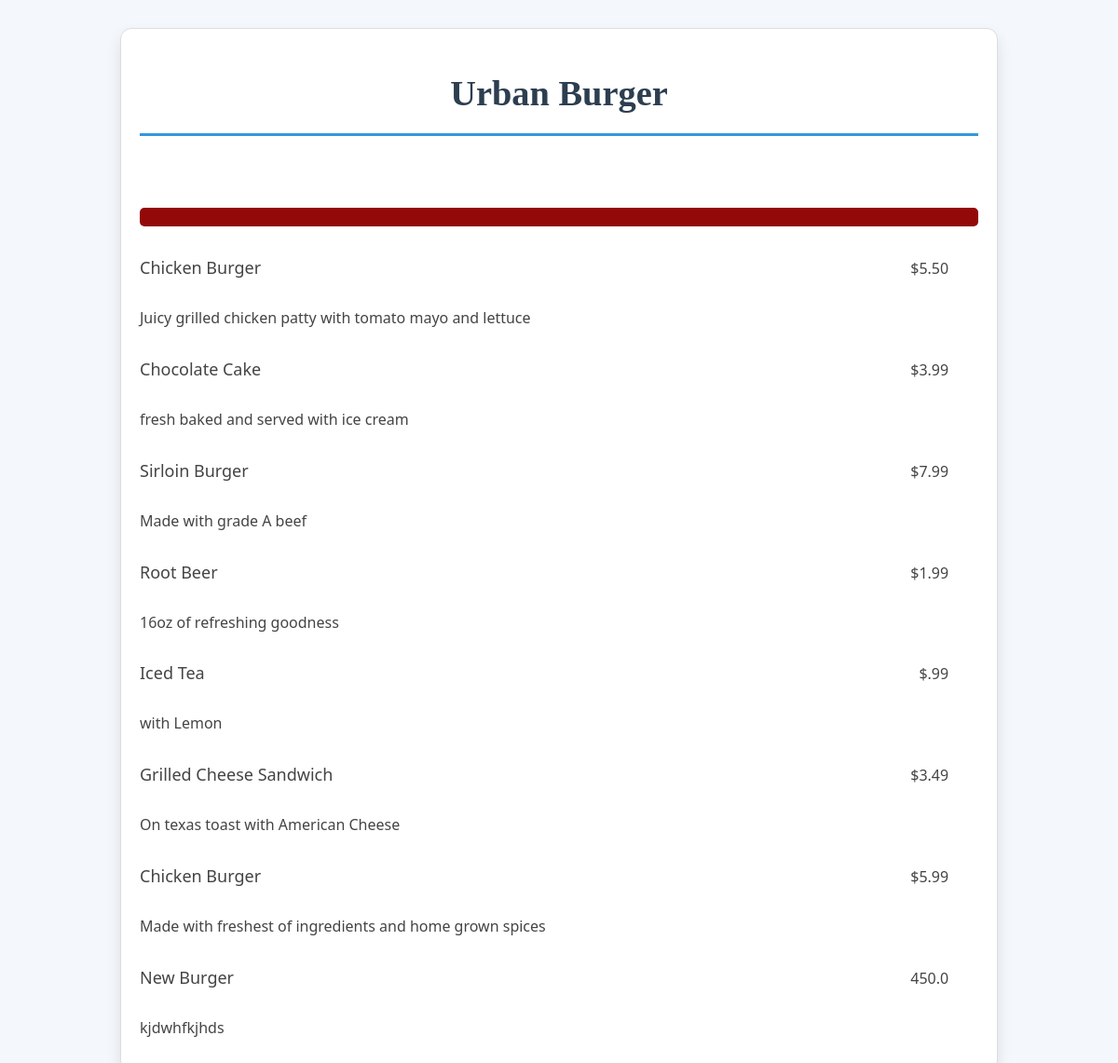
The page /restaurants/1/usermenu/ on the database as committed earlier.
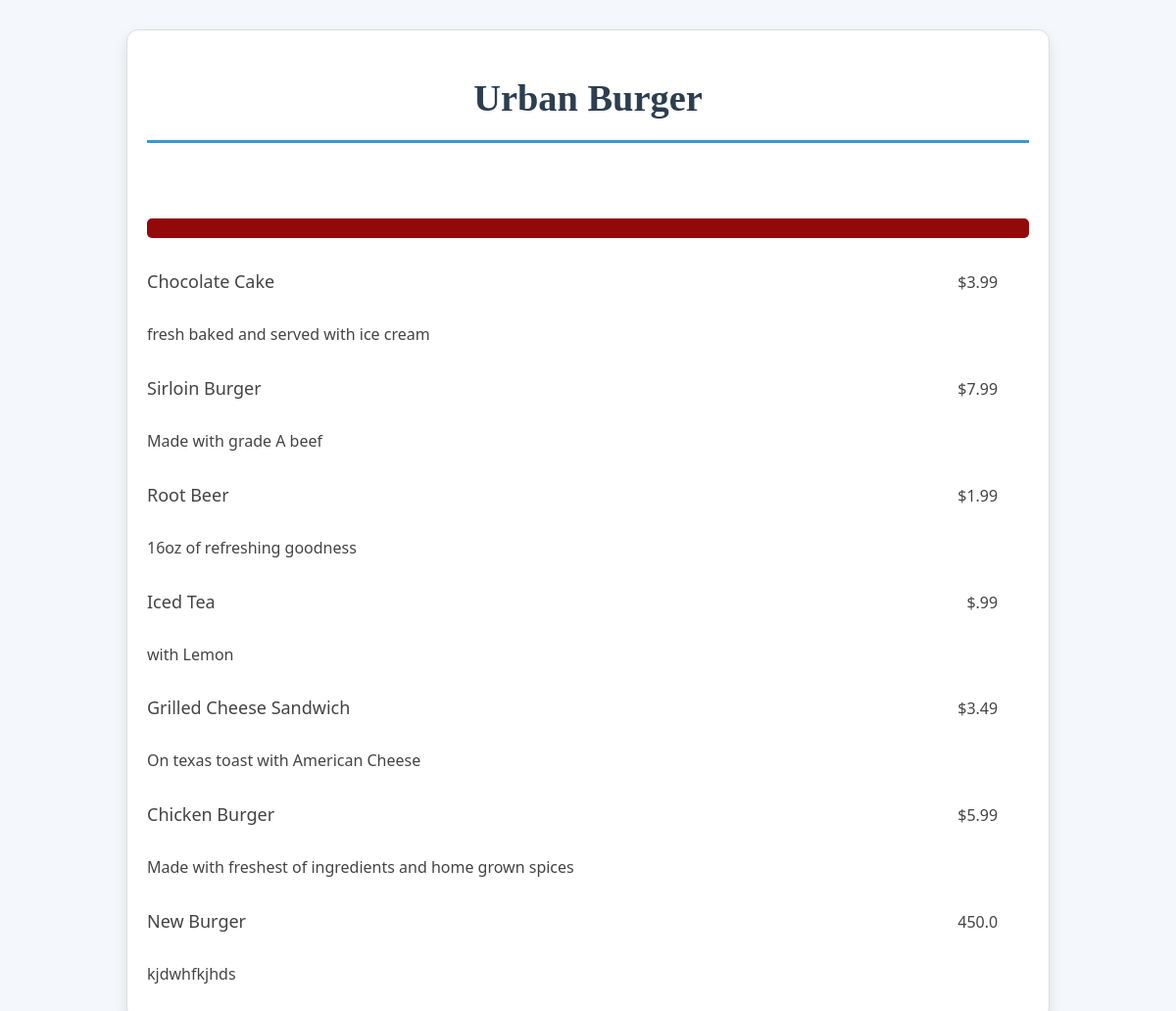
The same page on the database as committed later.
### database_setup.py (models this page shows, shortened)
class MenuItem(Base):
    __tablename__ = 'menu_item'
    name = Column(String(80), nullable = False)
    id = Column(Integer, primary_key = True)
    course = Column(String(250))
    description = Column(String(250))
    price = Column(String(8))
    restaurant_id = Column(Integer, ForeignKey('restaurant.id'))
    restaurant = relationship(Restaurant)

### project.py (the view)
@app.route('/restaurants/<int:restaurant_id>/usermenu/')
def UserMenu(restaurant_id):
    restaurant = session.query(Restaurant).filter_by(id=restaurant_id).one()
    items = session.query(MenuItem).filter_by(restaurant_id=restaurant.id).all()
    return render_template('user_menu.html', restaurant=restaurant, items=items)

### templates/user_menu.html (shortened to what this page needs)
<html>
<head>
	<link rel=stylesheet type=text/css href="{{ url_for('static', filename='styles.css') }}">
</head>
<body color = 'blue'>
	<div class='pane'>
		<div class='header'>
			<h1>{{ restaurant.name }}</h1>
		</div>
		<div class='flash'>
		</div>
		{% for i in items %}
		<div class='nameAndPrice'>
			<span class='name'>
				<p>{{i.name}}</p>
			</span>
			<span class='price'>
				<p>{{i.price}} </p>
			</span>
		</div>
		<div class='description'>
			<p>{{i.description}}</p>
		</div>
		{% endfor %}
	</div>
</body>
</html>

Rows that differ between the two databases and show on the page:
removed MenuItem: name "Chicken Burger", price "$5.50", description "Juicy grilled chicken patty with tomato mayo and lettuce"
